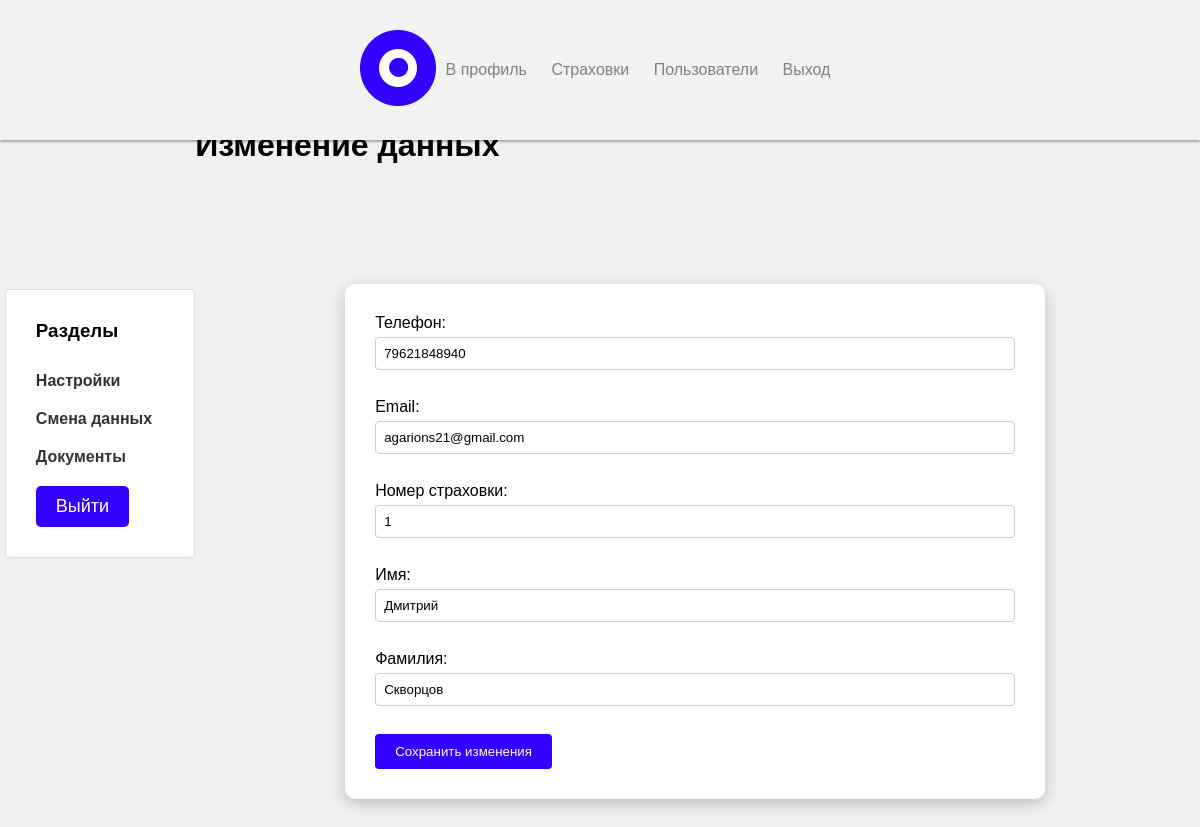
The page /QS/achanging.php (signed in) on the database its author committed.
### tables this page shows
CREATE TABLE `user` (
  `id_user` int NOT NULL AUTO_INCREMENT,
  `login` varchar(50) NOT NULL,
  `password` varchar(255) NOT NULL,
  `tel_numb` varchar(15) DEFAULT NULL,
  `email` varchar(225) DEFAULT NULL,
  `num_strax` varchar(50) DEFAULT NULL,
  `first_name` varchar(25) DEFAULT NULL,
  `last_name` varchar(25) DEFAULT NULL,
  PRIMARY KEY (`id_user`)
);

### QS/achanging.php (the view, shortened to what this page needs)
<?php
$db_host = '127.0.0.1:3306';
$db_user = 'root';
$db_pass = '';
$db_name = 'mydb';
$conn = new mysqli($db_host, $db_user, $db_pass, $db_name);
$login = $_SESSION['login'];
$query = "SELECT * FROM user WHERE login = ?";
$stmt = $conn->prepare($query);
$stmt->bind_param("s", $login);
$stmt->execute();
$result = $stmt->get_result();
if ($result->num_rows == 1) {
    $user = $result->fetch_assoc();
} else {
    header("Location: login.php");
    exit;
}
?>
<!DOCTYPE html>
<html>
<head>
    <link rel="stylesheet" type="text/css" href="CSS/header.css">
    <link rel="stylesheet" type="text/css" href="CSS/footer.css">
</head>
<body>
  <header>
    <div class="container">
      <div class="logo">
        <a href="index.php"><img src="images/logo.png" alt="Логотип"></a>
      </div>
      <nav>
      <ul class="nav">
                <a href="admin_panel.php">В профиль</a>
                <a href="admin_insurance.php">Страховки</a>
                <a href="admin_users.php">Пользователи</a>
                <a href="logout.php">Выход</a>
                </ul>
      </nav>
    </div>
  </header>
  <h1>Пользователи</h1>
  <div class="container">
        <div class="sidebar">
            <h3>Разделы</h3>
            <ul class="sidebar-nav">
                <li><a href="#">Настройки</a></li>
                <li><a href="changing.php">Смена данных</a></li>
                <li><a href="#">Документы</a></li>
                <a class="btn-login" href="logout.php">Выйти</a>
            </ul>
        </div>
  <body>
  <div class="main-content">
        <div class="section">
            <h1>Изменение данных</h1>
            <div class="profile-info">
                <form method="POST" action="">
                    <label for="tel_numb">Телефон:</label>
                    <input type="text" id="tel_numb" name="tel_numb" value="<?php echo $user['tel_numb']; ?>"><br><br>
                    <label for="email">Email:</label>
                    <input type="text" id="email" name="email" value="<?php echo $user['email']; ?>"><br><br>
                    <label for="num_strax">Номер страховки:</label>
                    <input type="text" id="num_strax" name="num_strax" value="<?php echo $user['num_strax']; ?>"><br><br>
                    <label for="first_name">Имя:</label>
                    <input type="text" id="first_name" name="first_name" value="<?php echo $user['first_name']; ?>"><br><br>
                    <label for="last_name">Фамилия:</label>
                    <input type="text" id="last_name" name="last_name" value="<?php echo $user['last_name']; ?>"><br><br>
                    <input type="submit" value="Сохранить изменения">
                </form>
            </div>
        </div>
    </div>
  </body>
  </html>
</html>

### QS/CSS/header.css (style rules this page uses)
header { background-color: #f2f2f2; color: #fff; padding: 10px 0; position: fixed; text-align: center; top: 0; left: 0; width: 100%; box-shadow: 0 2px 2px rgba(0,0,0,0.3); }
.container { max-width: 1200px; margin: 0 auto; display: flex; align-items: center; justify-content: center; }
.logo { max-width: 100px; }
nav { display: flex; }
.nav a { color: grey; text-decoration: none; font-size: 16px; padding: 5px 10px; transition: all 0.3s ease; }
.btn-login { background-color: #3300FF; color: #fff; display: inline-block; padding: 10px 20px; font-size: 18px; text-decoration: none; border-radius: 5px; }
.main-content { padding-top: 70px; }

### QS/achanging.php (style rules this page uses)
* { margin: 0; padding: 0; box-sizing: border-box; }
body { font-family: Arial, sans-serif; background-color: #f0f0f0; }
.profile-info { margin: 0 auto; width: 1000px; max-width: 70%; margin-top: 120px; margin-bottom: 40px; background-color: #fff; padding: 30px; border-radius: 10px; box-shadow: 0 5px 15px rgba(0, 0, 0, 0.2); }
.btn-login { background-color: #3300FF; color: #fff; display: inline-block; padding: 10px 20px; font-size: 18px; text-decoration: none; border-radius: 5px; margin-right: 35px; }
.sidebar { width: 25%; padding: 30px; background-color: #fff; border: 1px solid #ddd; border-radius: 5px; margin-top: -50px; margin-right: auto; }
.sidebar h3 { margin-top: 0; margin-bottom: 30px; }
.sidebar-nav { list-style-type: none; padding: 0; margin: 0; }
.sidebar-nav li { margin-bottom: 20px; }
.sidebar-nav li a { text-decoration: none; color: #333; font-weight: bold; }
.container { max-width: 1000px; margin: 0 auto; padding: 20px; }
label { display: block; margin-bottom: 5px; }
input[type="text"], input[type="email"], input[type="password"] { width: 100%; padding: 8px; border: 1px solid #ccc; border-radius: 4px; margin-bottom: 10px; }
input[type="submit"] { background-color: #3300FF; color: white; padding: 10px 20px; border: none; border-radius: 4px; cursor: pointer; }

### rows shown on the page
user: tel_numb "79621848940", email "agarions21@gmail.com", num_strax "1", first_name "Дмитрий", last_name "Скворцов"
